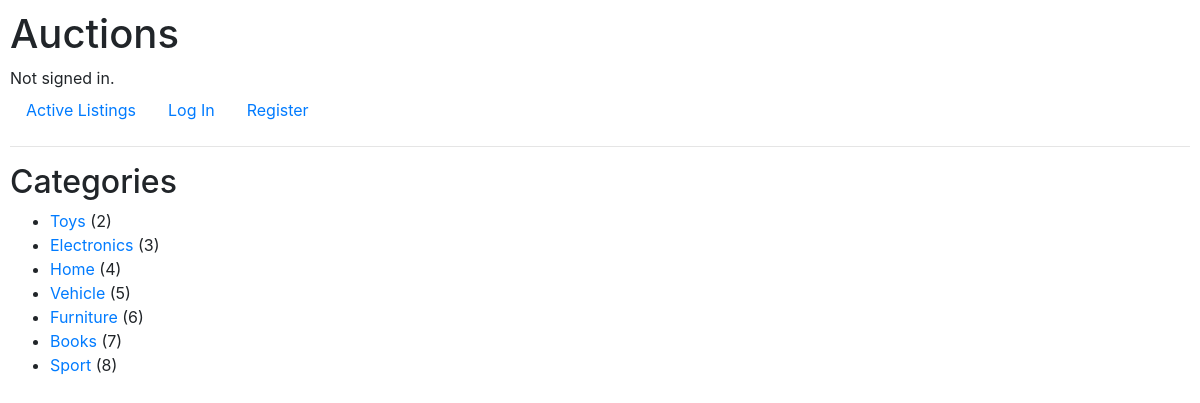
Page /categories/ on the committed database.
### auctions/models.py (models this page shows, shortened)
class Category(models.Model):
    code = models.CharField(max_length=10)
    details = models.CharField(max_length=64)

### auctions/views.py (the view)
# urls.py: path("categories/", views.categories, name="categories"),
def categories(request):
    categories = Category.objects.all()
    return render(request, "auctions/categories.html", {
        "categories": categories
    })

### auctions/templates/auctions/categories.html
{% extends "auctions/layout.html" %}
{% load static %}
{% block body %}
    <h2>Categories</h2>
    <ul>
      {% for category in categories %}
        <li>
          <a href="{% url 'display_category' category.id %}"> {{ category.details }} </a> ({{ category.id }})
        </li>
      {% endfor %}
    </ul>
{% endblock %}

### auctions/static/auctions/styles.css (style rules this page uses)
body { padding: 10px; }

### rows in the picture
Category: details "Toys", id "2"
Category: details "Electronics", id "3"
Category: details "Home", id "4"
Category: details "Vehicle", id "5"
Category: details "Furniture", id "6"
Category: details "Books", id "7"
Category: details "Sport", id "8"
